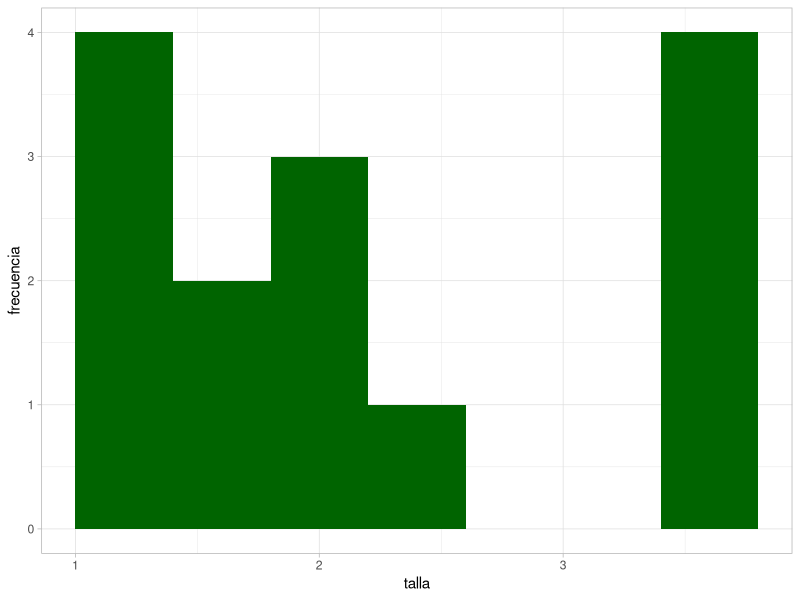
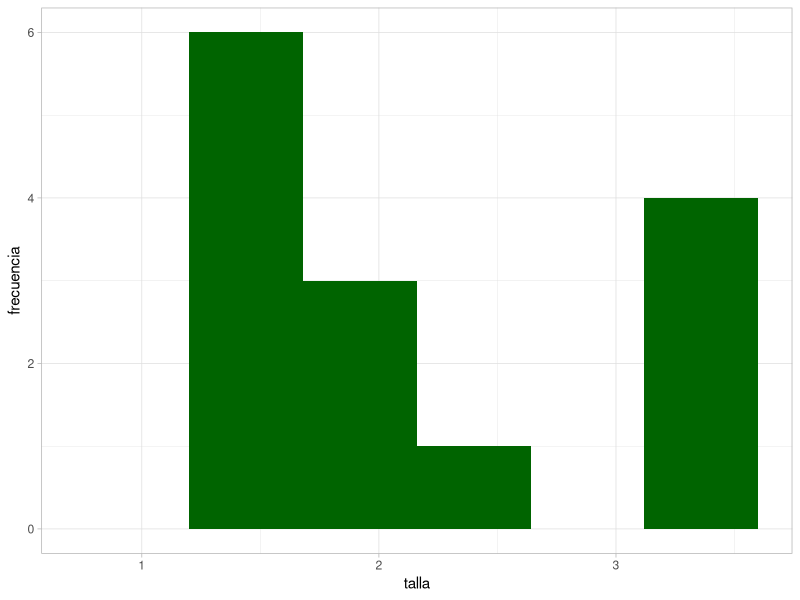
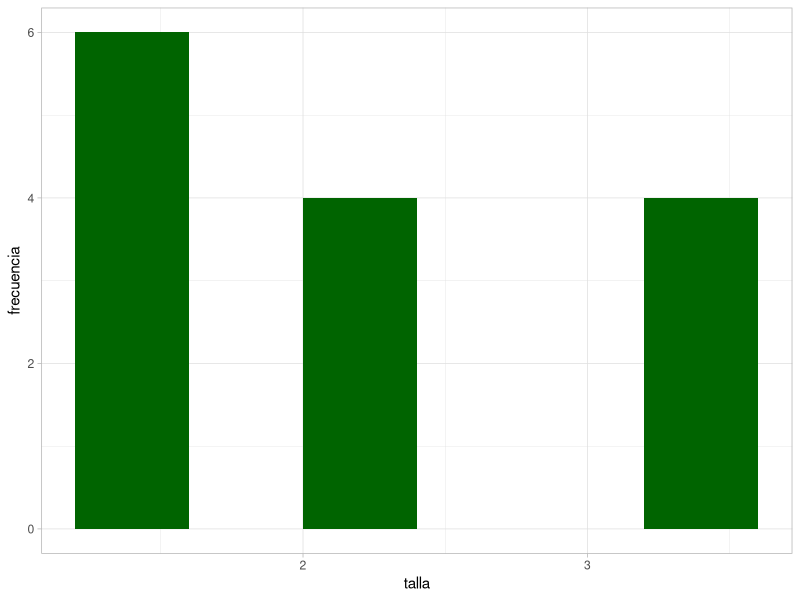
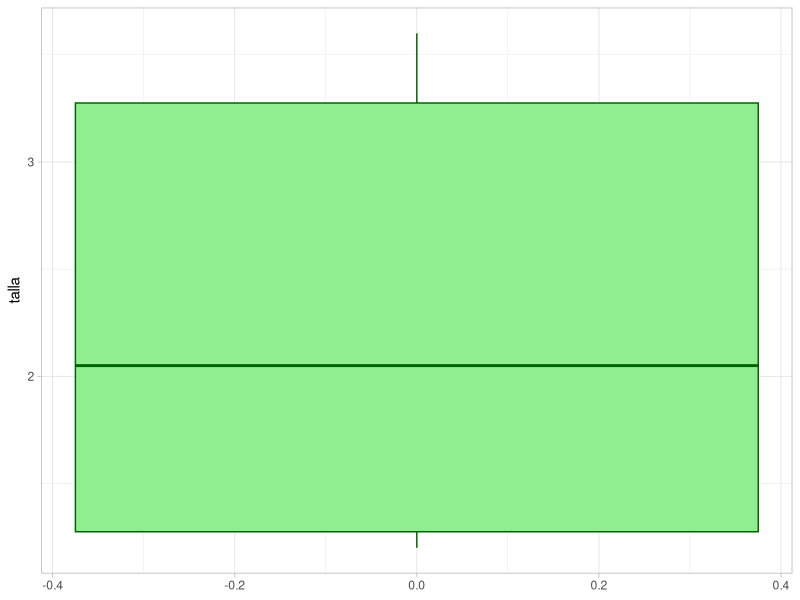

R code for these plots, in order:
# cargamos los datos de la tabla en un objeto de nombre pez
pez <- c(3.6,1.2,2.1,1.2,1.5,3.6,3.6,1.2,2.1,3.6,2.3,1.5,2,1.2)

# evaluamos la cantidad de intervalos k adecuada para 14 datos
# usamos la función de Sturges para evaluar el mínimo
nclass.Sturges(pez)
1+3.322*log10(14)
1+3.322*log(14)

# para respetar el histograma son 6
k <- 6

# calculamos el rango R: x(n)-x(1)
diff(range(pez))

# calculamos la amplitud de los intervalos de clase según
# el rango R dividido por el número de clases k
amplitud <- diff(range(pez))/k

# partimos el conjunto de datos en 6 intervalos
# que es lo que se ve en el histograma
# usamos intervalos abiertos a derecha
pez_part <- cut(pez, breaks = 6, right =F, include.lowest = T)

# los intervalos generados los vemos como texto acá
(intervalos <- levels(pez_part))

# para calcular las marcas de clase necesito los límites 
# de cada intervalo

mi <- (min(pez)+amplitud*(0:(k-1)))+(amplitud/2)
  
fi <- as.vector(table(pez_part))
fri <- fi/length(pez)

Fi <-  cumsum(fi) 
Fri <- Fi/length(pez)

# fabrico tabla de frecuencias con todo este material 
tabla <-  data.frame(intervalos, mi, fi, fri, Fi, Fri)

# calculo coeficiente de variación
# CV = s/media * 100
(cv <- (sqrt(var(pez))/mean(pez))*100)

# vamos a aprovechar para hacer gráficos descriptivos:
pez_t <- tibble::as_tibble(pez)
library(tidyverse)

# histograma 
# ¡CUIDADO! por defecto R usa intervalos abiertos a izquierda

# histograma de la guía: por defecto, abiertos a izquierda
ggplot(pez_t,aes(x=value))+
  geom_histogram(bins = 7,fill='darkgreen')+
  labs(y= "frecuencia", x = "talla")+
  theme_light()

# histograma con intervalos cerrados a izquierda
ggplot(pez_t,aes(x=value))+
  geom_histogram(bins = 6,fill='darkgreen', closed = "left")+
  labs(y= "frecuencia", x = "talla")+
  theme_light()

# histograma que empieza en el mínimo valor
# (¡como la tabla de frecuencias que hicieron ustedes!)
ggplot(pez_t,aes(x=value))+
  geom_histogram(binwidth = 0.4 ,fill='darkgreen', closed = "left",boundary=min(pez))+
  labs(y= "frecuencia", x = "talla")+
  theme_light()


# boxplot
ggplot(pez_t, aes(x=value))+
  geom_boxplot(varwidth = F,col='darkgreen',fill='lightgreen')+
  #geom_dotplot(stackdir='center', dotsize=1)+
  labs(x = "talla")+
  coord_flip()+
  theme_light()
